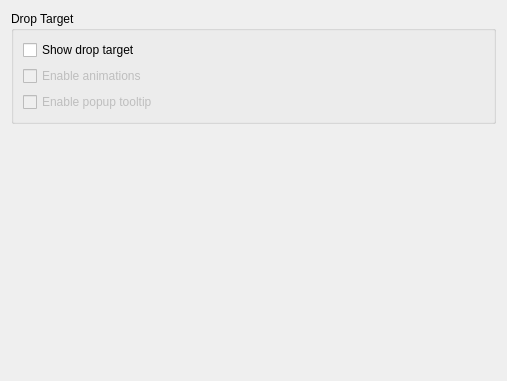
<?xml version="1.0" encoding="UTF-8"?>
<ui version="4.0">
 <class>DlgAppearance</class>
 <widget class="QWidget" name="DlgAppearance">
  <property name="geometry">
   <rect>
    <x>0</x>
    <y>0</y>
    <width>507</width>
    <height>381</height>
   </rect>
  </property>
  <layout class="QGridLayout" name="gridLayout_4">
   <item row="0" column="0">
    <widget class="QGroupBox" name="dropTargetGroup">
     <property name="title">
      <string>Drop Target</string>
     </property>
     <layout class="QGridLayout" name="gridLayout">
      <item row="1" column="0">
       <widget class="QCheckBox" name="kcfg_AnimateDropTarget">
        <property name="enabled">
         <bool>false</bool>
        </property>
        <property name="text">
         <string>Enable animations</string>
        </property>
       </widget>
      </item>
      <item row="2" column="0">
       <widget class="QCheckBox" name="kcfg_EnablePopupTooltip">
        <property name="enabled">
         <bool>false</bool>
        </property>
        <property name="text">
         <string>Enable popup tooltip</string>
        </property>
       </widget>
      </item>
      <item row="0" column="0">
       <widget class="QCheckBox" name="kcfg_ShowDropTarget">
        <property name="text">
         <string>Show drop target</string>
        </property>
       </widget>
      </item>
     </layout>
    </widget>
   </item>
   <item row="1" column="0">
    <spacer>
     <property name="orientation">
      <enum>Qt::Vertical</enum>
     </property>
     <property name="sizeType">
      <enum>QSizePolicy::Expanding</enum>
     </property>
     <property name="sizeHint" stdset="0">
      <size>
       <width>349</width>
       <height>70</height>
      </size>
     </property>
    </spacer>
   </item>
  </layout>
 </widget>
 <resources/>
 <connections>
  <connection>
   <sender>kcfg_ShowDropTarget</sender>
   <signal>toggled(bool)</signal>
   <receiver>kcfg_AnimateDropTarget</receiver>
   <slot>setEnabled(bool)</slot>
   <hints>
    <hint type="sourcelabel">
     <x>20</x>
     <y>20</y>
    </hint>
    <hint type="destinationlabel">
     <x>20</x>
     <y>20</y>
    </hint>
   </hints>
  </connection>
  <connection>
   <sender>kcfg_ShowDropTarget</sender>
   <signal>toggled(bool)</signal>
   <receiver>kcfg_EnablePopupTooltip</receiver>
   <slot>setEnabled(bool)</slot>
   <hints>
    <hint type="sourcelabel">
     <x>253</x>
     <y>105</y>
    </hint>
    <hint type="destinationlabel">
     <x>253</x>
     <y>157</y>
    </hint>
   </hints>
  </connection>
 </connections>
</ui>
